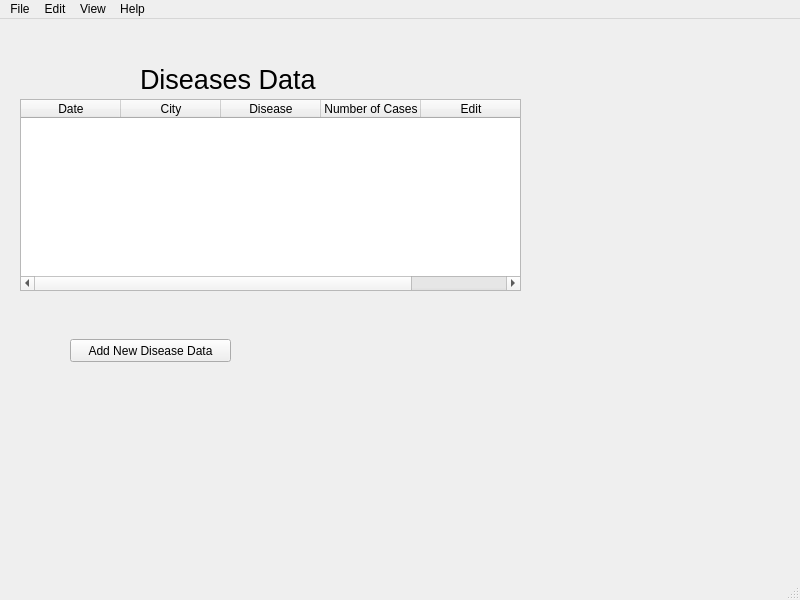
<?xml version="1.0" encoding="UTF-8"?>
<ui version="4.0">
 <class>ViewDiseaseWindow</class>
 <widget class="QMainWindow" name="ViewDiseaseWindow">
  <property name="geometry">
   <rect>
    <x>0</x>
    <y>0</y>
    <width>800</width>
    <height>600</height>
   </rect>
  </property>
  <property name="windowTitle">
   <string>CET System</string>
  </property>
  <widget class="QWidget" name="centralwidget">
   <widget class="QLabel" name="label">
    <property name="geometry">
     <rect>
      <x>140</x>
      <y>30</y>
      <width>201</width>
      <height>61</height>
     </rect>
    </property>
    <property name="font">
     <font>
      <pointsize>20</pointsize>
     </font>
    </property>
    <property name="text">
     <string>Diseases Data</string>
    </property>
   </widget>
   <widget class="QTableWidget" name="tableWidget">
    <property name="geometry">
     <rect>
      <x>20</x>
      <y>80</y>
      <width>501</width>
      <height>192</height>
     </rect>
    </property>
    <column>
     <property name="text">
      <string>Date</string>
     </property>
    </column>
    <column>
     <property name="text">
      <string>City</string>
     </property>
    </column>
    <column>
     <property name="text">
      <string>Disease</string>
     </property>
    </column>
    <column>
     <property name="text">
      <string>Number of Cases</string>
     </property>
    </column>
    <column>
     <property name="text">
      <string>Edit</string>
     </property>
    </column>
   </widget>
   <widget class="QPushButton" name="pushButton">
    <property name="geometry">
     <rect>
      <x>70</x>
      <y>320</y>
      <width>161</width>
      <height>23</height>
     </rect>
    </property>
    <property name="text">
     <string>Add New Disease Data</string>
    </property>
   </widget>
  </widget>
  <widget class="QMenuBar" name="menubar">
   <property name="geometry">
    <rect>
     <x>0</x>
     <y>0</y>
     <width>800</width>
     <height>21</height>
    </rect>
   </property>
   <widget class="QMenu" name="menuFile">
    <property name="title">
     <string>File</string>
    </property>
    <addaction name="actionClose"/>
    <addaction name="actionMap"/>
    <addaction name="actionAdd_Disease"/>
    <addaction name="actionAdd_Supply"/>
    <addaction name="actionCreate_Shipment"/>
    <addaction name="actionManage_Shipment"/>
    <addaction name="actionView_Supplies"/>
   </widget>
   <widget class="QMenu" name="menuEdit">
    <property name="title">
     <string>Edit</string>
    </property>
   </widget>
   <widget class="QMenu" name="menuView">
    <property name="title">
     <string>View</string>
    </property>
    <addaction name="actionZoom_In"/>
    <addaction name="actionZoom_Out"/>
   </widget>
   <widget class="QMenu" name="menuHelp">
    <property name="title">
     <string>Help</string>
    </property>
   </widget>
   <addaction name="menuFile"/>
   <addaction name="menuEdit"/>
   <addaction name="menuView"/>
   <addaction name="menuHelp"/>
  </widget>
  <widget class="QStatusBar" name="statusbar"/>
  <action name="actionClose">
   <property name="text">
    <string>Close</string>
   </property>
  </action>
  <action name="actionZoom_In">
   <property name="text">
    <string>Zoom In</string>
   </property>
  </action>
  <action name="actionZoom_Out">
   <property name="text">
    <string>Zoom Out</string>
   </property>
  </action>
  <action name="actionMap">
   <property name="text">
    <string>Map</string>
   </property>
  </action>
  <action name="actionAdd_Disease">
   <property name="text">
    <string>Add Disease</string>
   </property>
  </action>
  <action name="actionAdd_Supply">
   <property name="text">
    <string>Add Supply</string>
   </property>
  </action>
  <action name="actionCreate_Shipment">
   <property name="text">
    <string>Create Shipment</string>
   </property>
  </action>
  <action name="actionManage_Shipment">
   <property name="text">
    <string>Manage Shipment</string>
   </property>
  </action>
  <action name="actionView_Supplies">
   <property name="text">
    <string>View Supplies</string>
   </property>
  </action>
 </widget>
 <resources/>
 <connections/>
</ui>
